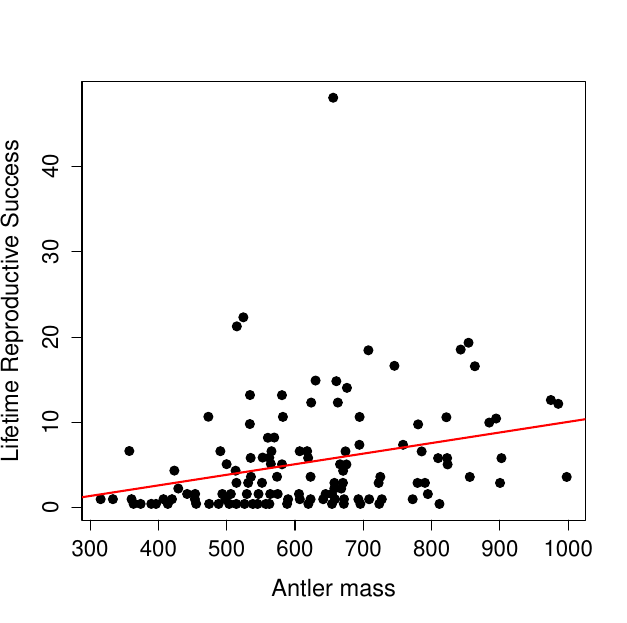

Generate this figure with R:



red.deer<-read.csv("~/Dropbox/Courses/Popgen_teaching_Notes/Journal_figs/Quant_gen/red_deer_selection_gradient/selection_grad_deer.csv")
red.deer[red.deer$LRS<0.5,"LRS"]<- 0. %%zeros from original log plot


  plot(red.deer,pch=19,cex.lab=1.4,cex.axis=1.3,main="",cex=1.2,xlab="Antler mass",ylab="Lifetime Reproductive Success")
abline(lm(red.deer$LRS~red.deer$antler),col="red",lwd=2)
dev.copy2pdf("Journal_figs/Quant_gen/red_deer_selection_gradient/selection_grad_deer.pdf")